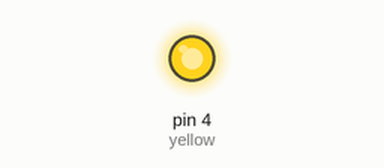
Recording of a sketch running on a simulated Arduino Uno, built with avr-gcc and run on an emulated ATmega328P. On the bench: output pins drawn as LEDs (lit = HIGH).

Above: at 1.5 s.
At 29.0 s:
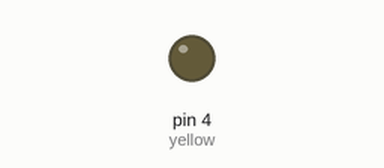
Timing chart, 0 to 31.2 s (numbered marks = the images above):
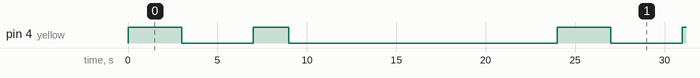

Measured:
- by itself, pin 4 (yellow): repeats every 24.0 s: LOW 4.0 s, HIGH 2.0 s, LOW 15.0 s, HIGH 3.0 s
- by itself, everything shown: repeats every 24.0 s, in 4 steps

The sketch:

squadbsb_NadaHabib_traffic_light_arduino.ino
```cpp
int red = -5;
int yellow = 4;
int green = -3;
void setup() {
   pinMode(red, OUTPUT);
   pinMode(yellow, OUTPUT);
   pinMode(green, OUTPUT);
}


void loop() {
   changeLights();
   delay(12000);
}


void changeLights(){

// green off, yellow on for 3 seconds
   digitalWrite(green, LOW);
   digitalWrite(yellow, HIGH);
   digitalWrite(red, LOW);
   delay(3000);

// turn off yellow, then turn red on for 5 seconds
   digitalWrite(green, LOW);
   digitalWrite(yellow, LOW);
   digitalWrite(red, HIGH);
   delay(4000);

// red and yellow on for 2 seconds (red is already on though)
   digitalWrite(green, LOW);
   digitalWrite(yellow, HIGH);
   digitalWrite(red, HIGH);
   delay(2000);
// turn off red and yellow, then turn on green
   digitalWrite(green, HIGH);
   digitalWrite(yellow, LOW);
   digitalWrite(red, LOW);
   delay(3000);
}
```
